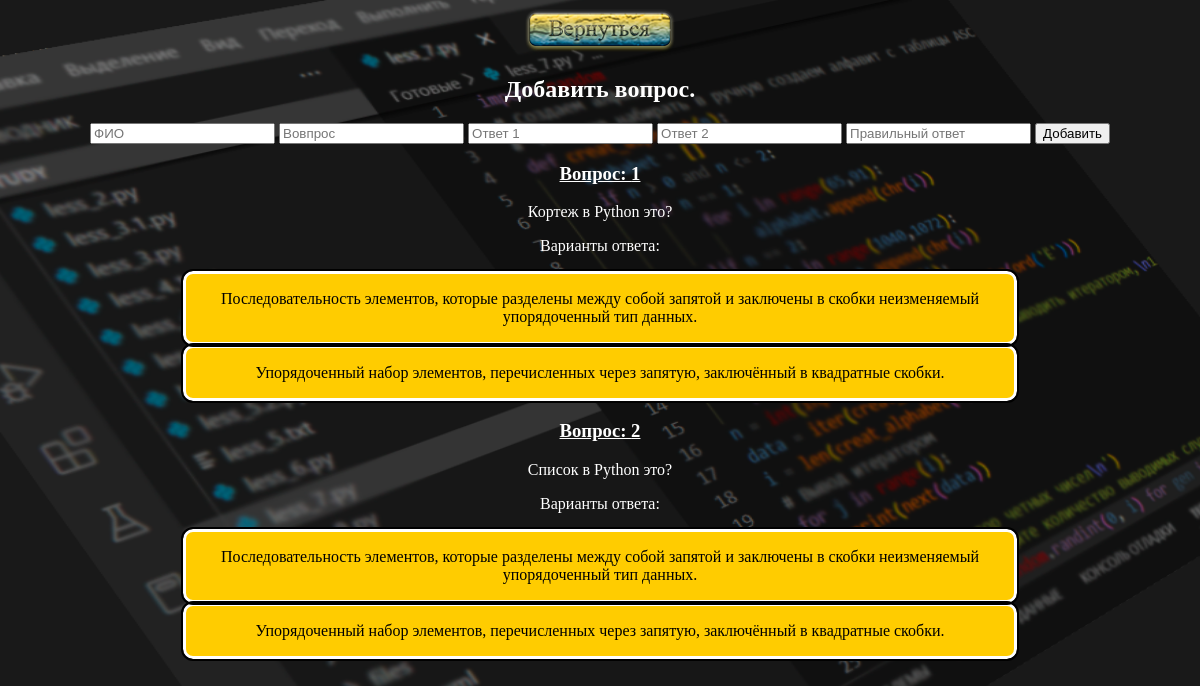
The app's page /pagetesting with its own data.
### testing/models.py (models this page shows, shortened)
class Bdquestions(models.Model):
    fio = models.CharField(max_length=100)
    questions = models.TextField()
    answer1 = models.TextField()
    answer2 = models.TextField()
    trueanswer = models.CharField(max_length=1)

### testing/views.py (the view)
# urls.py: path('pagetesting', views.pagetesting),
def pagetesting(request):
    questions = Bdquestions.objects.all()
    return render(request, 'pagetesting.html', {'questions': questions})

### testing/templates/pagetesting.html (shortened to what this page needs)
{% extends 'base.html' %}
 {% load static %}
    {% block content %}
    <div align=center>
        <a href="/profile"/>
            <img src="{% static 'images/back.png' %}"/>
    </div>
    <div align=center style="color: #FFFFFF">
        <h2>Добавить вопрос.</h2>
    </div>
    <div align=center>
        <p><form action="newquestion" method="POST">
            <input type="text" placeholder="ФИО" name="newfio"/>
            <input type="text" placeholder="Вовпрос" name="newq"/>
            <input type="text" placeholder="Ответ 1" name="newa1"/>
            <input type="text" placeholder="Ответ 2" name="newa2"/>
            <input type="text" placeholder="Правильный ответ" name="newtrue"/>
            <input type="submit" value="Добавить"/>
        </p></form>
   </div>
    <div align=center>
        {% for i in questions %}
            <div style="color: #FFFFFF">
               <a style="color: #FFFFFF" href = "pagequestion/{{i.id}}"><h3><p>Вопрос: {{i.id}}</p></h3></a>
                {{i.questions}}
            </div>
            <div style="color: #FFFFFF">
                <p>Варианты ответа:</p>
            </div>
            <div class="sd">
                <p>{{i.answer1}}</P>
            </div>
            <div class="sd">
                <p>{{i.answer2}}</p>
            </div>
        {% endfor %}
    </div>
    {% endblock %}

### testing/templates/base.html (shortened to what this page needs)
<!doctype html>
<html lang="ru">
    <head>
        {% load static %}
        <link rel="stylesheet" href="{% static 'css/style.css' %}"/>
    </head>
        <body class="bg" style="background-image: url('{% static "images/background.png"%}')";>
                {% block content %}
                {% endblock %}
        </body>
</html>

### testing/static/css/style.css (style rules this page uses)
.bg { background-size: 1400px 800px; background-repeat: no-repeat; background-position: top; background-attachment: fixed; }
.sd { width: 70%; background: #fc0; outline: 2px solid #000; border: 3px solid #fff; border-radius: 10px; }

### records on screen
Bdquestions: id "1", questions "Кортеж в Python это?", answer1 "Последовательность элементов, которые разделены между собой запятой и заключены в скобки неизменяемый упорядоченный тип данных.", answer2 "Упорядоченный набор элементов, перечисленных через запятую, заключённый в квадратные скобки."
Bdquestions: id "2", questions "Cписок в Python это?", answer1 "Последовательность элементов, которые разделены между собой запятой и заключены в скобки неизменяемый упорядоченный тип данных.", answer2 "Упорядоченный набор элементов, перечисленных через запятую, заключённый в квадратные скобки."
